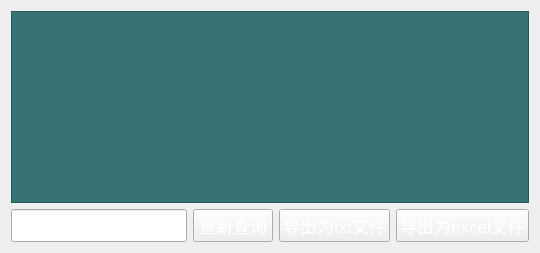
     <widget class="QWidget" name="tabDataShow">
      <attribute name="title">
       <string>数据查看</string>
      </attribute>
      <layout class="QGridLayout" name="gridLayout_16">
       <item row="0" column="0" colspan="4">
        <widget class="QTableView" name="tableView">
         <property name="font">
          <font>
           <pointsize>13</pointsize>
          </font>
         </property>
         <property name="autoFillBackground">
          <bool>false</bool>
         </property>
         <property name="styleSheet">
          <string notr="true">color:rgb(255,255,255);
background-color:rgb(55, 115, 117)</string>
         </property>
         <property name="sortingEnabled">
          <bool>false</bool>
         </property>
         <attribute name="horizontalHeaderCascadingSectionResizes">
          <bool>false</bool>
         </attribute>
         <attribute name="horizontalHeaderMinimumSectionSize">
          <number>67</number>
         </attribute>
        </widget>
       </item>
       <item row="1" column="2">
        <widget class="QPushButton" name="btnISqlTxtOutput">
         <property name="font">
          <font>
           <pointsize>13</pointsize>
          </font>
         </property>
         <property name="styleSheet">
          <string notr="true">color:rgb(255,255,255);</string>
         </property>
         <property name="text">
          <string>导出为txt文件</string>
         </property>
        </widget>
       </item>
       <item row="1" column="3">
        <widget class="QPushButton" name="btnSqlExcelOutput">
         <property name="font">
          <font>
           <pointsize>13</pointsize>
          </font>
         </property>
         <property name="styleSheet">
          <string notr="true">color:rgb(255,255,255);</string>
         </property>
         <property name="text">
          <string>导出为excel文件</string>
         </property>
        </widget>
       </item>
       <item row="1" column="1">
        <widget class="QPushButton" name="btnReQuery">
         <property name="font">
          <font>
           <pointsize>13</pointsize>
          </font>
         </property>
         <property name="styleSheet">
          <string notr="true">color:rgb(255,255,255);</string>
         </property>
         <property name="text">
          <string>重新查询</string>
         </property>
        </widget>
       </item>
       <item row="1" column="0">
        <widget class="QtMaterialTextField" name="lineSqlInfo">
         <property name="maximumSize">
          <size>
           <width>16777215</width>
           <height>40</height>
          </size>
         </property>
         <property name="font">
          <font>
           <family>Ubuntu Mono</family>
           <pointsize>13</pointsize>
           <bold>true</bold>
          </font>
         </property>
         <property name="styleSheet">
          <string notr="true">color:rgb(255,255,255);</string>
         </property>
         <property name="text">
          <string>Sql Command Info</string>
         </property>
         <property name="readOnly">
          <bool>true</bool>
         </property>
        </widget>
       </item>
      </layout>
     </widget>
